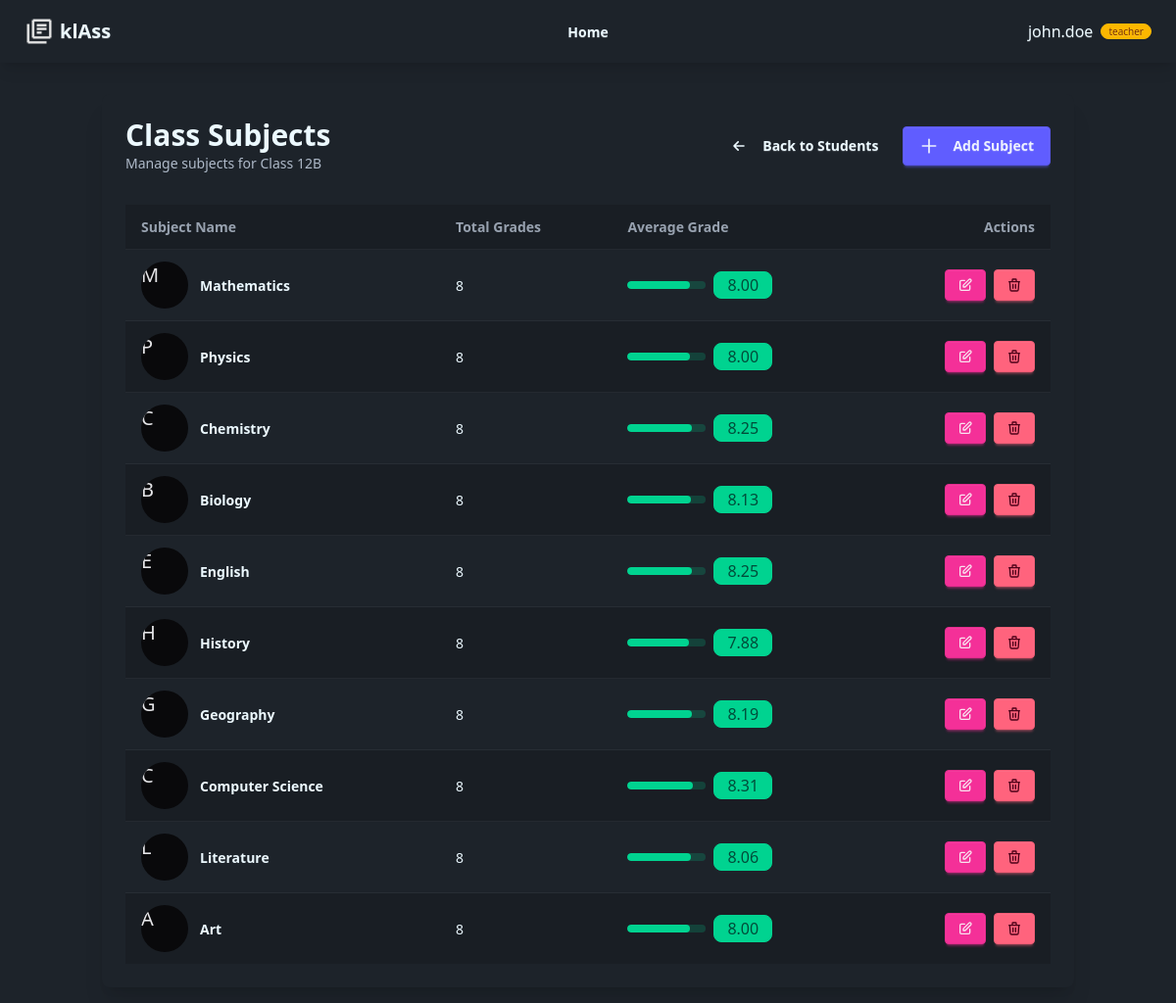
The page /teacher/class/2/subjects (signed in) on the database its author committed.
### tables this page shows
CREATE TABLE classes (
    id INT AUTO_INCREMENT PRIMARY KEY,
    teacher_id INT UNIQUE,
    class_name VARCHAR(100) NOT NULL,
    FOREIGN KEY (teacher_id) REFERENCES users(id) ON DELETE CASCADE
);

CREATE TABLE subjects (
    id INT AUTO_INCREMENT PRIMARY KEY,
    class_id INT,
    subject_name VARCHAR(100) NOT NULL,
    FOREIGN KEY (class_id) REFERENCES classes(id) ON DELETE CASCADE
);

### controllers/TeacherController.php (called while the page is built, shortened)
<?php
require_once "models/Teacher.php";
class TeacherController
{
    public function classSubjects($class_id) {
        $teacher = new Teacher();
        $class = $teacher->getClassInfo($class_id);
        $subjects = $teacher->getClassSubjects($class_id);
        require_once 'views/teacher/class-subjects.view.php';
    }
}

### dataBase.php (called while the page is built)
<?php
class Database
{
    private $config = [
        "host" => "127.0.0.1",
        "port" => 3306,
        "dbname" => "grades",
        "charset" => "utf8mb4",
        "user" => "root",
        "password" => ""
    ];
    private $pdo;
    public function __construct()
    {
        $dsn = "mysql:" . http_build_query($this->config, "", ";");
        $this->pdo = new PDO($dsn);
        $this->pdo->setAttribute(PDO::ATTR_DEFAULT_FETCH_MODE, PDO::FETCH_ASSOC);
    }
    public function query($sql, $params = [])
    {
        $statement = $this->pdo->prepare($sql);
        $statement->execute($params);
        return $statement;
    }
}

### models/Teacher.php (called while the page is built, shortened)
<?php
class Teacher extends Model
{
    public static function getClassSubjects($class_id)
    {
        $sql = "SELECT s.*,
                (SELECT COUNT(*) FROM grades g WHERE g.subject_id = s.id) as total_grades,
                (SELECT AVG(grade) FROM grades g WHERE g.subject_id = s.id) as subject_average
                FROM subjects s
                WHERE s.class_id = :class_id";
        return self::$db->query($sql, [":class_id" => $class_id])->fetchAll();
    }
    public static function getClassInfo($class_id)
    {
        $sql = "SELECT * FROM classes WHERE id = :class_id";
        return self::$db->query($sql, [":class_id" => $class_id])->fetch();
    }
}

### views/teacher/class-subjects.view.php (the view, shortened to what this page needs)
<?php require_once "views/partials/header.view.php"; ?>
<div class="container mx-auto p-4">
    <div class="card bg-base-100 shadow-xl" data-aos="fade-up">
        <div class="card-body">
            <div class="flex flex-col md:flex-row justify-between items-start md:items-center gap-4 mb-6">
                <div>
                    <h2 class="card-title text-3xl font-bold">Class Subjects</h2>
                    <p class="text-base-content/70">Manage subjects for <?php echo htmlspecialchars($class['class_name']); ?></p>
                </div>
                <div class="flex flex-col sm:flex-row gap-2">
                    <a href="/teacher/students/<?php echo $class_id; ?>" class="btn btn-ghost btn-sm sm:btn-md">
                        <svg xmlns="http://www.w3.org/2000/svg" class="h-5 w-5 mr-2" fill="none" viewBox="0 0 24 24" stroke="currentColor">
                            <path stroke-linecap="round" stroke-linejoin="round" stroke-width="2" d="M11 17l-5-5m0 0l5-5m-5 5h12" />
                        </svg>
                        Back to Students
                    </a>
                    <button class="btn btn-primary btn-sm sm:btn-md" onclick="document.getElementById('addSubjectModal').showModal()">
                        <svg xmlns="http://www.w3.org/2000/svg" class="h-5 w-5 mr-2" fill="none" viewBox="0 0 24 24" stroke="currentColor">
                            <path stroke-linecap="round" stroke-linejoin="round" stroke-width="2" d="M12 4v16m8-8H4" />
                        </svg>
                        Add Subject
                    </button>
                </div>
            </div>
            <?php if (!empty($subjects)): ?>
                <div class="overflow-x-auto">
                    <table class="table table-zebra w-full">
                        <thead>
                            <tr>
                                <th class="bg-base-200">Subject Name</th>
                                <th class="bg-base-200">Total Grades</th>
                                <th class="bg-base-200">Average Grade</th>
                                <th class="bg-base-200 text-right">Actions</th>
                            </tr>
                        </thead>
                        <tbody>
                            <?php foreach ($subjects as $subject): ?>
                                <tr>
                                    <td>
                                        <div class="flex items-center space-x-3">
                                            <div class="avatar placeholder">
                                                <div class="bg-neutral text-neutral-content rounded-full w-12">
                                                    <span class="text-xl"><?php echo substr($subject['subject_name'], 0, 1); ?></span>
                                                </div>
                                            </div>
                                            <div class="font-bold"><?php echo htmlspecialchars($subject['subject_name']); ?></div>
                                        </div>
                                    </td>
                                    <td><?php echo $subject['total_grades']; ?></td>
                                    <td>
                                        <div class="flex items-center gap-2">
                                            <progress class="progress w-20 <?php
                                                $avg = $subject['subject_average'] ?? 0;
                                                echo $avg >= 7 ? 'progress-success' :
                                                    ($avg >= 5 ? 'progress-warning' : 'progress-error');
                                            ?>" value="<?php echo ($subject['subject_average'] ?? 0) * 10; ?>" max="100"></progress>
                                            <div class="badge <?php
                                                $avg = $subject['subject_average'] ?? 0;
                                                echo $avg >= 7 ? 'badge-success' :
                                                    ($avg >= 5 ? 'badge-warning' : 'badge-error');
                                            ?> badge-lg">
                                                <?php echo number_format($avg, 2); ?>
                                            </div>
                                        </div>
                                    </td>
                                    <td>
                                        <div class="flex justify-end gap-2">
                                            <button class="btn btn-secondary btn-sm tooltip"
                                                    data-tip="Edit Subject"
                                                    onclick="showEditSubjectModal(<?php echo htmlspecialchars(json_encode($subject)); ?>)">
                                                <svg xmlns="http://www.w3.org/2000/svg" class="h-4 w-4" fill="none" viewBox="0 0 24 24" stroke="currentColor">
                                                    <path stroke-linecap="round" stroke-linejoin="round" stroke-width="2" d="M11 5H6a2 2 0 00-2 2v11a2 2 0 002 2h11a2 2 0 002-2v-5m-1.414-9.414a2 2 0 112.828 2.828L11.828 15H9v-2.828l8.586-8.586z" />
                                                </svg>
                                            </button>
                                            <form action="/teacher/subject/<?php echo $subject['id']; ?>/delete"
                                                  method="POST"
                                                  class="inline"
                                                  onsubmit="return confirm('Are you sure you want to delete this subject? All associated grades will also be deleted.');">
                                                <button type="submit" class="btn btn-error btn-sm tooltip" data-tip="Delete Subject">
                                                    <svg xmlns="http://www.w3.org/2000/svg" class="h-4 w-4" fill="none" viewBox="0 0 24 24" stroke="currentColor">
                                                        <path stroke-linecap="round" stroke-linejoin="round" stroke-width="2" d="M19 7l-.867 12.142A2 2 0 0116.138 21H7.862a2 2 0 01-1.995-1.858L5 7m5 4v6m4-6v6m1-10V4a1 1 0 00-1-1h-4a1 1 0 00-1 1v3M4 7h16" />
                                                    </svg>
                                                </button>
                                            </form>
                                        </div>
                                    </td>
                                </tr>
                            <?php endforeach; ?>
                        </tbody>
                    </table>
                </div>
            <?php endif; ?>
        </div>
    </div>
</div>
<?php require_once "views/partials/footer.view.php"; ?>

### rows shown on the page
classes: class_name "Class 12B"
subjects: subject_name "M", subject_name "Mathematics", total_grades "8", avg "8.00"
subjects: subject_name "P", subject_name "Physics", total_grades "8", avg "8.00"
subjects: subject_name "C", subject_name "Chemistry", total_grades "8", avg "8.25"
subjects: subject_name "B", subject_name "Biology", total_grades "8", avg "8.13"
subjects: subject_name "E", subject_name "English", total_grades "8", avg "8.25"
subjects: subject_name "H", subject_name "History", total_grades "8", avg "7.88"
subjects: subject_name "G", subject_name "Geography", total_grades "8", avg "8.19"
subjects: subject_name "C", subject_name "Computer Science", total_grades "8", avg "8.31"
subjects: subject_name "L", subject_name "Literature", total_grades "8", avg "8.06"
subjects: subject_name "A", subject_name "Art", total_grades "8", avg "8.00"

### other values the page prints
$_SESSION['nick_name'] "john.doe"
$_SESSION['user_role'] "teacher"
